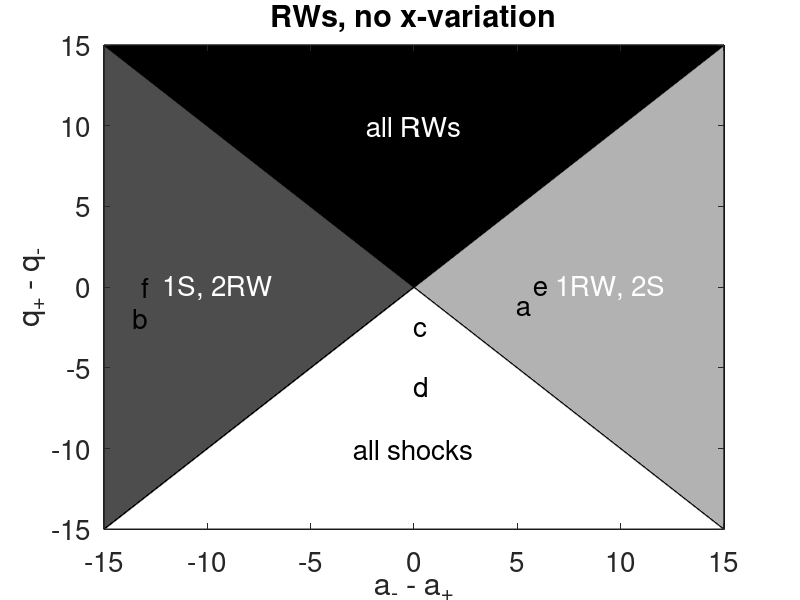

Write MATLAB code to recreate this figure.
klabel = [{'a'}, {'b'}, {'c'}, {'d'}, {'e'}, {'f'}];
% kcase.a = [-3/4 -3/4 1/4 5/4];

%% Values from Kodama's paper
Am = 2*ones(size(klabel));
Ap = [1/2 49/8 2   2  1/4 6 ];
Qm = [1/2  3/4 1 12/5  0  0];
Qp = -Qm;

%% Transformation to our version
am = Am*6^(2/3);
ap = Ap*6^(2/3);
qm = Qm*(3/sqrt(2))^(1/3);
qp = Qp*(3/sqrt(2))^(1/3);

%% Check for which case we're in
da = am - ap;
dq = qp - qm;

avec = linspace(-15,15,1000);
qvec = linspace(-15,15,1000);
[AV,QV] = meshgrid(avec,qvec);

fh = figure(1); clf; set(gcf,'Color','White');
    contourf(AV,QV,(-(AV<=QV) - 1/2*(AV>=-QV)));
    set(gca,'fontsize',20);
    colormap(gray);
%     colorbar;
    hold on;
    title(['RWs, no x-variation']);
    xlabel(['a_- - a_+']);
    ylabel(['q_+ - q_-']);
        text([-19/2,0,0,19/2],[0,-20/2,20/2,0],...
        [{'1S, 2RW'},{'all shocks'},{'all RWs'},{'1RW, 2S'}],...
        'Color','w','fontsize',20,'HorizontalAlignment','center');
    text(0,-20/2,'all shocks','fontsize',20,'HorizontalAlignment','center');

    text(da,dq,klabel,'Color','k','fontsize',20);
    drawnow;
    
print('kodama_cases','-dpng');
